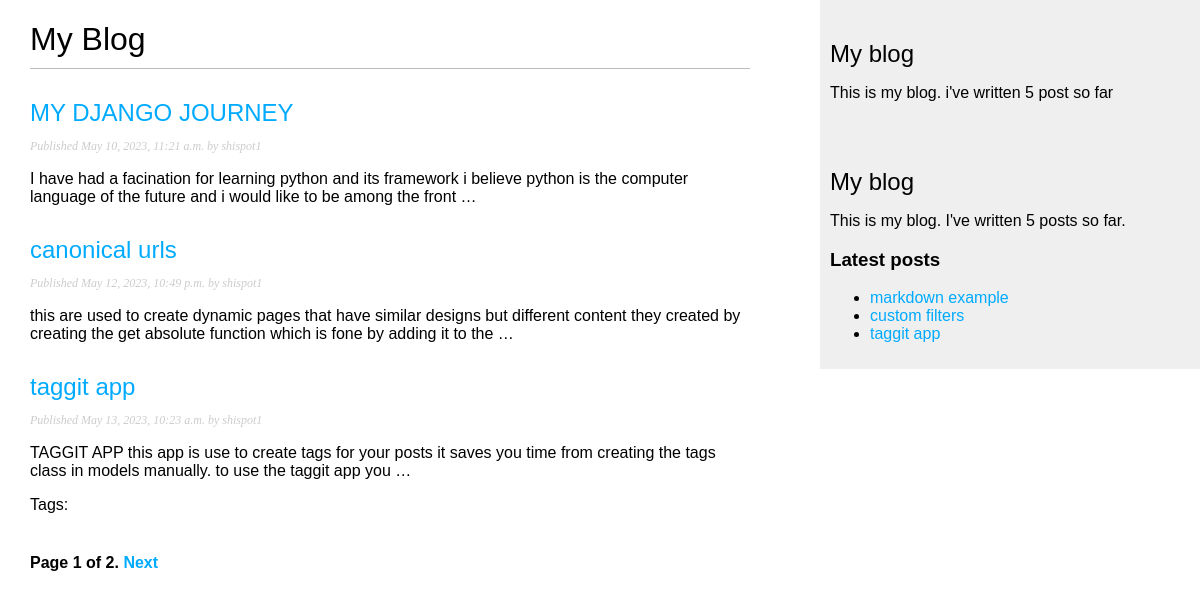
Screenshot of /blog/ with the database file from the repository.
### blog/models.py (models this page shows)
class Post(models.Model):
    STATUS_CHOICES = (
        ('draft','Draft')
        ,('published','published')
    )
    title = models.CharField(max_length=250)
    slug = models.SlugField(max_length=250,unique_for_date='publish')
    author = models.ForeignKey(User, on_delete=models.CASCADE, related_name='blog_posts')
    thumbnail = models.ImageField(null=True, blank=True,upload_to="images",default="placeholder" )
    body = models.TextField()
    publish = models.DateTimeField(default=timezone.now)
    created = models.DateTimeField(auto_now_add=True)
    updated = models.DateTimeField(auto_now=True)
    status = models.CharField(max_length=10,
    choices=STATUS_CHOICES,
default='draft')
    def get_absolute_url(self):
        return reverse('blog:post_detail',
                args=[self.publish.year,
                    self.publish.month,
                    self.publish.day, self.slug])
    tags = TaggableManager()

### blog/views.py (the view)
# urls.py: path('', views.post_list, name='post_list'),
def post_list(request, tag_slug=None):
    object_list = Post.objects.all()
    tag = None
    if tag_slug:
        tag = get_object_or_404(Tag, slug=tag_slug)
        object_list = object_list.filter(tags_in=[tag])
    paginator = Paginator(object_list, 3) # 3 posts in each page
    page = request.GET.get('page')
    try:
        posts = paginator.page(page)
    except PageNotAnInteger:
     posts = paginator.page(1)
    except EmptyPage:
        posts = paginator.page(paginator.num_pages)
    return render(request,'post/list.html',{'page': page,'posts': posts,'tag':tag})

### blog/templatetags/blog_tags.py (called while the page is built)
@register.simple_tag
def total_posts():
    return Post.objects.count()

@register.inclusion_tag('post/latest_posts.html')
def show_latest_posts(count=5):
    latest_posts = Post.objects.order_by('-publish')[:count]
    return {'latest_posts': latest_posts}

@register.filter(name='markdown')
def markdown_format(text):
    return mark_safe(markdown.markdown(text))

### blog/templates/post/list.html (shortened to what this page needs)
{% extends "blog/base.html" %}
{% load blog_tags %}
{% block content %}
<h1>My Blog</h1>
{% for post in posts %}
<h2>
<a href="{{ post.get_absolute_url }}">
{{ post.title }}
</a>
</h2>
<p class="date">
Published {{ post.publish }} by {{ post.author }}
</p>
{{ post.body|markdown|truncatewords_html:30 }}
{% endfor %}
<p class="tags">
    Tags:
    </p>
    {% include "blog/pagination.html" with page=posts %}
{% endblock %}

### blog/templates/blog/base.html (shortened to what this page needs)
{% load blog_tags %}
{% load static %}
<!DOCTYPE html>
<html>
<head>
<link href="{% static "css/blog.css" %}" rel="stylesheet">
</head>
<body>
<div id="content">
{% block content %}
{% endblock %}
</div>
<div id="sidebar">
<h2>My blog</h2>
<p>This is my blog. i've written {% total_posts %} post so far</p>
</div>
<div id="sidebar">
    <h2>My blog</h2>
    <p>This is my blog. I've written {% total_posts %} posts so far.</p>
    <h3>Latest posts</h3>
    {% show_latest_posts 3 %}
    </div>
</body>
</html>
{% load static %}

### blog/templates/blog/pagination.html (shortened to what this page needs)
<div class="pagination">
    <span class="step-links">
    <span class="current">
    Page {{ page.number }} of {{ page.paginator.num_pages }}.
    </span>
    {% if page.has_next %}
    <a href="?page={{ page.next_page_number }}">Next</a>
    {% endif %}
    </span>
    </div>

### blog/templates/post/latest_posts.html
<ul>
    {% for post in latest_posts %}
    <li>
    <a href="{{ post.get_absolute_url }}">{{ post.title }}</a>
    </li>
    {% endfor %}
    </ul>

### blog/static/css/blog.css (style rules this page uses)
body { margin:0; padding:0; font-family:helvetica, sans-serif; }
a { color:#00abff; text-decoration:none; }
h1 { font-weight:normal; border-bottom:1px solid #bbb; padding:0 0 10px 0; }
h2 { font-weight:normal; margin:30px 0 0; }
#content { float:left; width:60%; padding:0 0 0 30px; }
#sidebar { float:right; width:30%; padding:10px; background:#efefef; height:100%; }
p.date { color:#ccc; font-family: georgia, serif; font-size: 12px; font-style: italic; }
.pagination { margin:40px 0; font-weight:bold; }

### rows the page displays
Post: title "MY DJANGO JOURNEY", publish "May 10, 2023, 11:21 a.m.", author "shispot1", body "I have had a facination for learning python and its framework i believe python is the computer language of the future and i would like to be among the front …"
Post: title "canonical urls", publish "May 12, 2023, 10:49 p.m.", author "shispot1", body "this are used to create dynamic pages that have similar designs but different content they created by creating the get absolute function which is fone by adding it to the …"
Post: title "taggit app", publish "May 13, 2023, 10:23 a.m.", author "shispot1", body "TAGGIT APP this app is use to create tags for your posts it saves you time from creating the tags class in models manually. to use the taggit app you …"
Post: title "markdown example"
Post: title "custom filters"

### other values shown
{{ page.number }} "1"
{{ page.paginator.num_pages }} "2"
